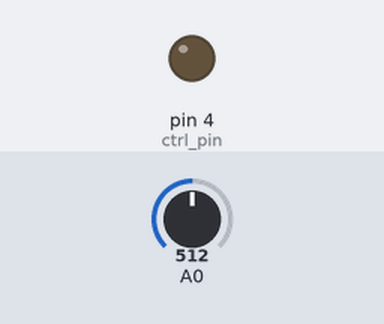
The sketch below on a simulated Arduino Uno, built with avr-gcc and run on an emulated ATmega328P. On the bench: output pins drawn as LEDs (lit = HIGH). The inputs (shaded band) are chosen by the test bench; at power-on: A0 = 512. What the sketch prints to the serial monitor is not drawn.

Above: at 1.2 s.
1.3 s: A0 set to 43
3.0 s: A0 set to 36
At 4.4 s:
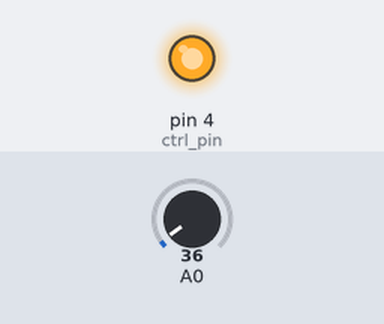
Timing chart, 0 to 6.0 s (numbered marks = the images above; inputs shaded):
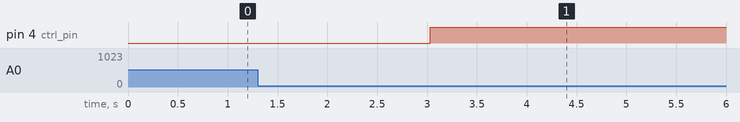

Measured:
- the behaviour switches between 39 and 38 on A0 (found by bisection; images 0 and 1)
- after the input at 1.3 s, every drawn part: stays the same
- after the input at 3.0 s, pin 4 (ctrl_pin): LOW → HIGH at once

The sketch:

NegFeedbackSensor.ino
```cpp
//Example Negative Feedback Control: Object orriented loop for Arduino using an analog read from a pressure sensor.  This code serves as a template/example for further development and integraton into specific applications
//University of California, Irvine
//California Institute of Telecommunications and Information Technology
//Michael J. Klopfer, Ph. D. - 2017
//updated 2/20/2019
//Note: In future updates we may want to include a disable option in the UPDATE function such that no matter what the current read value is, the control relay is disabled based on a variable input (e.g. 1=disabled, 0=normal operation)  The function will return the state without providing control, knowledge of the disabled bit setting and this requested state will indicate if the relay is actually being driven.  THis can be used as an ESTOP functional control or pause.

//Output options:
#define DEBUG  //This line enables serial printout for debugging purpouses in the mechanics of the Negative feedback function, please comment it out to turn off serial printouts

//Configuration values:
#define ctrl_pin 4 //define the pin that is used for control
#define sensor_pin 0 //define the analog pin on which the senor is connected
#define gain_system1 1.0  //define system1 gain as 1 - default value to use for calibration
#define offset_system1 0.0 //define system1 offset as 0 - default value to use for calibration

//******************Class for negative feedback control*******************
class NegFeedback
{
  // Class Member Variables
  // These are initialized at startup
  //Interface Configuration Pins
  //NOTE, these variables are not protected, but please use the update functions rather than direct modification of class members, update this class classy, not trashy

  //Sensor calibration factors - this lets you use a sensor with a
  float PC1_gain; //Pressure sensor correction gain
  float PC1_offset;  //Pressure sensor correction offset

  //Hardware Pins - define your sensor pins and the output control pin for your connected load (assumed via a relay)
  int Sensor_Pin;
  int RelayCtrl_1_Pin;

  int direct; //direct or inverse control (direct (true) = heating, reverse (false) = cooling) - basically does the action of your controlled device move the value toward your setpoint in a positive or negative direction.  Get this wrong and you will not get control, your controlled device wills tay on forever and keep moving in the wrong direction from the set point.
  double upper_hysteresis_1; //value for overshoot hysteresis (your calibrated units)
  double lower_hysteresis_1; //value for undershoot hysteresis (your calibrated units)
  int min_trans_time; // minimum time in a state (value in ms), prevents rapid switching for compressors or likewise which can not be rapidly cycled
  double pressure_set1;  //  Control setpoint value (your calibrated units)
  unsigned long runtime=0; //tracker for runtime
  bool RelayStatus_1=0; //status of relay
  bool overrideindicator=0; //used to detect millis() rollover

  // These maintain the current state
  unsigned long lastruntime=0;//used to detect millis() rollover and indicate transitions
  unsigned long lastswitcheventtime=0; //time in millis() since last switch event


  // Constructor - creates a NegFeedback Object
  // and initializes the member variables and state
 public:
  NegFeedback(int readpin, int ctrlpin, double setp, double highhys, double lowhys, int dir, int trans, float gain, float offset, bool initialstate)
  {
  //initialize local variables with the initial object call
  pressure_set1 = setp;
  Sensor_Pin = readpin;
  RelayCtrl_1_Pin = ctrlpin;
  direct = dir;
  lower_hysteresis_1 = lowhys;
  upper_hysteresis_1 = highhys;
  min_trans_time = trans;
  PC1_gain = gain;
  PC1_offset = offset;

    //Initiate heating element relay
  pinMode(RelayCtrl_1_Pin, OUTPUT);  //Initiate system element relay, set as output (solenoids, pumps, etc.)
  if (initialstate == 1)  //Initialstate=1
    {
      digitalWrite(RelayCtrl_1_Pin, HIGH); //Initiate system element relay, start HIGH (on) - this is atypical, you should start with this off
    }
    else
    {
      digitalWrite(RelayCtrl_1_Pin, LOW); //Initiate system element relay, start LOW (off), this is typical
    }
  }

  void ChangeSetPoint (double setp) //change of setpoint in active usage, call before the update function, and next time it is called, it will be updated.
  {
    pressure_set1 = setp;
  }

  void ReInitializeSystem (int readpin, int ctrlpin, double setp, double highhys, double lowhys, int dir, int trans, float gain, float offset, int initialstate) //Used to change all the object parameters, note the "initialstate" should typically be -1 if this is called to use the last state to reduce chance of a discontinuity problem
  {
    //Caution, this may cause a momentary discontinuity in action, call only when the system is stable and this can happen without consequence.  This is provided as a conventience but should not be something changed regularly
    //Reinitialize local variables
    Sensor_Pin = readpin;
    RelayCtrl_1_Pin = ctrlpin;
    direct = dir;
    lower_hysteresis_1 = lowhys;
    upper_hysteresis_1 = highhys;
    min_trans_time = trans;
    PC1_gain = gain;
    PC1_offset = offset;

   //Re-Initiate heating element relay
    if (initialstate == 1)  //Initialstate=1
    {
      digitalWrite(RelayCtrl_1_Pin, HIGH); //Initiate system element relay, start HIGH (on) - this is atypical, you should start with this off
    }
    else if (initialstate == 0)
    {
      digitalWrite(RelayCtrl_1_Pin, LOW); //Initiate system element relay, start LOW (off)
    }
    else
    {
      //Just ignore the change and leave it at the last state, this is the default option (you can use anything but 0 or 1, so just use -1 as the arguement value to get here).
    }
  }

  bool UpdateFeedback() //called to check value and update status against set point.  Call continuously in usage.
    {
    //Initialization of common control variables
    const int sampleloop = 10; //number of averaged reads for calculation (increased number reduces outliers and improves percision at the cost of responsiveness) (Needs to be const to allow this variable to size an array)

    double rawpressure_read1 = 0;
    double pressure_read1 = 0;  //Pressure that system element is currently maintaining - initialize the pressure variable for the averages
    double samples[sampleloop]={0};
    for (int i=0; i<sampleloop; i++)//read sequential samples
      {
        samples[i] = ((double)PC1_gain*(analogRead(Sensor_Pin)))+PC1_offset;  //Measurement and calibration of PC input
      }
    for (int i=0; i<sampleloop; i++) //average the sequential samples
      {
        rawpressure_read1=samples[i]+rawpressure_read1;
      }
    rawpressure_read1=rawpressure_read1/(double)sampleloop;
    pressure_read1 = rawpressure_read1;

    #ifdef DEBUG
    //Serial.print("Raw Sensor average ADC values:"); Serial.print(rawpressure_read1); Serial.print(" ");
    //Serial.print("Calibrated Sensor value (your calibrated units)):"); Serial.print(pressure_read1); Serial.print(" "); //Display averaged PC temperature
    #endif
     runtime=millis(); //set runtime

    if (lastruntime>runtime) //check for millis() rollover event, prepare accordingly, skip and wait until time reaccumulates
      {
        overrideindicator=1;
        lastruntime=runtime;
        delay (min_trans_time); //delay if overflow event is detected as failsafe
      }

    if (direct==true)
       {
           if (RelayStatus_1==0 && pressure_read1<=pressure_set1-lower_hysteresis_1 && min_trans_time<(lastruntime-runtime) && !overrideindicator)
           {
               digitalWrite(RelayCtrl_1_Pin, HIGH);
               lastswitcheventtime = runtime-lastswitcheventtime;  //reset transition time counter (verify no issue with millis() rollover)
               RelayStatus_1=1;  //toggle relay status indicator
               lastruntime=runtime;  //update lastruntime variable - used to check switchine period and to permit checking for millis() overflow event
               overrideindicator=0; //reset millis() overflow event indicator
            }

     else if (RelayStatus_1==1 && pressure_read1>=pressure_set1+upper_hysteresis_1 && min_trans_time<(lastruntime-runtime) && !overrideindicator)
            {
                digitalWrite(RelayCtrl_1_Pin, LOW);
                lastswitcheventtime =  runtime-lastswitcheventtime; //reset transition time counter (verify no issue with millis() rollover)
                RelayStatus_1=0;  //toggle relay status indicator
                lastruntime=runtime;   //update lastruntime variable - used to check switchine period and to permit checking for millis() overflow event
                overrideindicator=0; //reset millis() overflow event indicator
            }

    else {}
  }

  if (direct==!true)
    {
      if (RelayStatus_1==1 && pressure_read1<=pressure_set1-lower_hysteresis_1 && min_trans_time<(lastruntime-runtime) && !overrideindicator)
       {
         digitalWrite(RelayCtrl_1_Pin, HIGH);
        lastswitcheventtime = runtime-lastswitcheventtime;  //reset transition time counter (verify no issue with millis() rollover)
        RelayStatus_1=0;  //toggle relay status indicator
        lastruntime=runtime;  //update lastruntime variable - used to check switchine period and to permit checking for millis() overflow event
        overrideindicator=0; //reset millis() overflow event indicator

         }
      else if (RelayStatus_1==0 && pressure_read1>=pressure_set1+upper_hysteresis_1 && min_trans_time<(lastruntime-runtime) && !overrideindicator)
          {
           digitalWrite(RelayCtrl_1_Pin, LOW);
           lastswitcheventtime = runtime-lastswitcheventtime;  //reset transition time counter (verify no issue with millis() rollover)
           RelayStatus_1=1;  //toggle relay status indicator
           lastruntime=runtime;  //update lastruntime variable - used to check switchine period and to permit checking for millis() overflow event
           overrideindicator=0; //reset millis() overflow event indicator
         }
    else {}
    }

  //Serial DEBUG printout when DEBUG line is active
    //#ifdef DEBUG
    Serial.print("SetPoint (your calibrated units):"); Serial.print(pressure_set1); Serial.print(" ");
    Serial.print("Avg. Calibrated Sensor Value(your calibrated units)):"); Serial.print(pressure_read1); Serial.print(" "); //Display averaged PC temperature
    Serial.print("Current Control Relay Status:"); Serial.print(RelayStatus_1); Serial.print(" "); //Display the present status of the element control relay
    Serial.print("Time between the last switch to the Present Switch State:"); Serial.print(lastswitcheventtime); Serial.print(" "); Serial.print("TotalRuntime(ms):"); Serial.println(runtime);
    //#endif

    return RelayStatus_1; //return the relay status value to function call
    }
};

//*********************************************************************

//User Code

//Call a single (you can have multiple) instance of the negative feedback control object
//In this case we are showing an example of a pressure senor where when the pressure rises above a certain threshold a feed solenoid is turned off (positive direction negative feedback control)
//The raw ADC values have been calibrated to units of PSI using a manometer, such that using Excel, a linear regression was found such that the gain (m) and offset (b) of the regression (where the reporting variable (x) is ADC value and the responding variable (y) is the calibrated value in PSI
//A value of 70 PSI (based on the calibrated value) was used as the set point for control
//If you want to work in raw ADC values (unless you are a masochist, this should be temporary), you can always set gain=1 and offset=0 so that y=x and use a setpoint in ADC values
//

//Decalare Negative Feedback object instance
NegFeedback system1(sensor_pin, ctrl_pin, 40, 1.5, 2.0, 1, 5000, gain_system1, offset_system1, 0);
//Define "system1" object with parameters -
//Template:  NegFeedback(int readpin, int ctrlpin, double setp, double highhys, double lowhys, int dir, int trans, float gain, float offset, bool initialstate)

void setup()
{
  Serial.begin(115200);  //Move serial fast to improve
  pinMode(ctrl_pin, OUTPUT);
  pinMode(sensor_pin, INPUT);

  //Define output pins
}

void loop()
{
  bool rlystatus = system1.UpdateFeedback(); //run to sample and return relay status - more variables can be returned using a structure, holder for the status of the actuated relay
  Serial.print("Present Control Relay Status:"); Serial.println(rlystatus); //Display the present status of the element control relay returned to the main function for this object call

  //If you want to change the setpoint call the following function [shown for an example of 50 PSI (calibrated units in this example)]:
  //system1.ChangeSetPoint (50)

  //If you really want to change the parameters of your negative feedback function (not typical!) use the following function (shown as initializing with the same initial values - pointless case example)
  //system1.ReInitializeSystem (0, 4, 70, 1.5, 2.0, 1, 5000, 0.7789, -17.596, -1)  // Template: NegFeedback(int readpin, int ctrlpin, double setp, double highhys, double lowhys, int dir, int trans, float gain, float offset, int initialstate) //Note, for the last arguement, -1 is used to keep the relay in the present state rather than forcing it either off or on.

  delay (100); //delay before rechecking and updating read and control status
}
```
